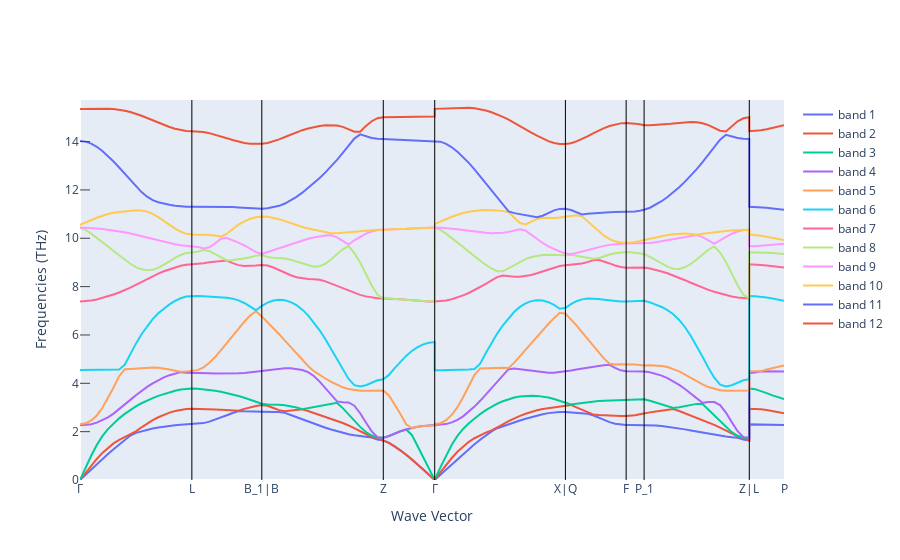

The notebook cell this image was saved under:
### Code cell
plot_ph = get_plot_bs(ph_bs)
plot_ph.update_yaxes(rangemode="tozero")
plot_ph.show()
bsp = PhononBSPlotter(ph_bs)

plot_brillouin_zone(ph_bs.structure)
bsp.plot_brillouin()

### Figure 1 — Plotly figure (JSON) as saved in the notebook; plotly's stock layout.template omitted (floating-point values rounded to 4 significant figures; data arrays with more than 128 entries replaced by an {"elided": "..."} marker saying what was removed)
{"data": [{"mode": "lines", "name": "band 1", "type": "scatter", "x": {"elided": "133 float values"}, "y": {"elided": "133 float values"}}, {"mode": "lines", "name": "band 2", "type": "scatter", "x": {"elided": "133 float values"}, "y": {"elided": "133 float values"}}, {"mode": "lines", "name": "band 3", "type": "scatter", "x": {"elided": "133 float values"}, "y": {"elided": "133 float values"}}, {"mode": "lines", "name": "band 4", "type": "scatter", "x": {"elided": "133 float values"}, "y": {"elided": "133 float values"}}, {"mode": "lines", "name": "band 5", "type": "scatter", "x": {"elided": "133 float values"}, "y": {"elided": "133 float values"}}, {"mode": "lines", "name": "band 6", "type": "scatter", "x": {"elided": "133 float values"}, "y": {"elided": "133 float values"}}, {"mode": "lines", "name": "band 7", "type": "scatter", "x": {"elided": "133 float values"}, "y": {"elided": "133 float values"}}, {"mode": "lines", "name": "band 8", "type": "scatter", "x": {"elided": "133 float values"}, "y": {"elided": "133 float values"}}, {"mode": "lines", "name": "band 9", "type": "scatter", "x": {"elided": "133 float values"}, "y": {"elided": "133 float values"}}, {"mode": "lines", "name": "band 10", "type": "scatter", "x": {"elided": "133 float values"}, "y": {"elided": "133 float values"}}, {"mode": "lines", "name": "band 11", "type": "scatter", "x": {"elided": "133 float values"}, "y": {"elided": "133 float values"}}, {"mode": "lines", "name": "band 12", "type": "scatter", "x": {"elided": "133 float values"}, "y": {"elided": "133 float values"}}], "layout": {"shapes": [{"line": {"color": "black", "width": 1}, "type": "line", "x0": 1.061, "x1": 1.061, "xref": "x", "y0": 0, "y1": 1, "yref": "y domain"}, {"line": {"color": "black", "width": 1}, "type": "line", "x0": 1.724, "x1": 1.724, "xref": "x", "y0": 0, "y1": 1, "yref": "y domain"}, {"line": {"color": "black", "width": 1}, "type": "line", "x0": 2.877, "x1": 2.877, "xref": "x", "y0": 0, "y1": 1, "yref": "y domain"}, {"line": {"color": "black", "width": 1}, "type": "line", "x0": 3.365, "x1": 3.365, "xref": "x", "y0": 0, "y1": 1, "yref": "y domain"}, {"line": {"color": "black", "width": 1}, "type": "line", "x0": 4.604, "x1": 4.604, "xref": "x", "y0": 0, "y1": 1, "yref": "y domain"}, {"line": {"color": "black", "width": 1}, "type": "line", "x0": 5.18, "x1": 5.18, "xref": "x", "y0": 0, "y1": 1, "yref": "y domain"}, {"line": {"color": "black", "width": 1}, "type": "line", "x0": 5.351, "x1": 5.351, "xref": "x", "y0": 0, "y1": 1, "yref": "y domain"}, {"line": {"color": "black", "width": 1}, "type": "line", "x0": 6.349, "x1": 6.349, "xref": "x", "y0": 0, "y1": 1, "yref": "y domain"}], "xaxis": {"mirror": true, "showgrid": false, "ticklen": 0, "ticks": "inside", "ticktext": ["Γ", "L", "B_1|B", "Z", "Γ", "X|Q", "F", "P_1", "Z|L", "P"], "tickvals": [0, 1.061, 1.724, 2.877, 3.365, 4.604, 5.18, 5.351, 6.349, 6.678], "title": {"text": "Wave Vector"}}, "yaxis": {"mirror": true, "range": [0, 15.72], "rangemode": "tozero", "showgrid": false, "ticklen": 10, "ticks": "inside", "title": {"text": "Frequencies (THz)"}}}}
